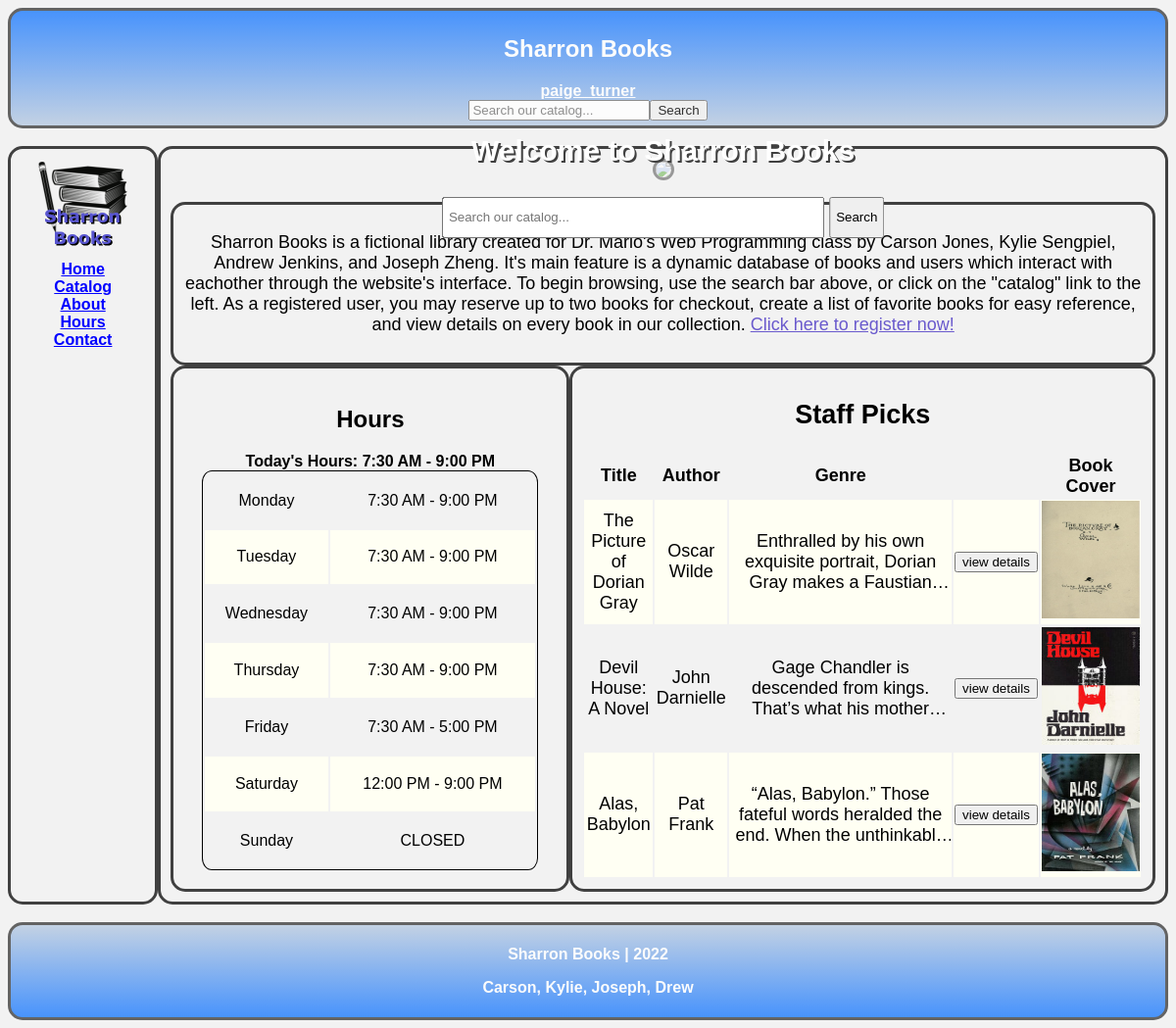
Page / (signed in) on the committed database.
### tables this page shows
CREATE TABLE `books` (
  `Title` varchar(255) NOT NULL,
  `Author` varchar(255) NOT NULL,
  `Publisher` varchar(255) NOT NULL,
  `Genre` varchar(255) NOT NULL,
  `YearPubbed` int(4) NOT NULL,
  `Description` text DEFAULT NULL,
  `BookID` decimal(13,0) NOT NULL,
  `CheckedOut` tinyint(1) NOT NULL DEFAULT 0,
  `ImageLocation` varchar(255) DEFAULT NULL
);

### includes/create-books-display.php (the view, shortened to what this page needs)
<?php
    function create_books_display_short($db,$sql)
    {
        $result = mysqli_query($db, $sql);
        $resultCheck = mysqli_num_rows($result);
        if ($resultCheck > 0)
        {
            echo "<table class=\"results-table\">";
            echo "<th> Title </th>";
            echo "<th> Author </th>";
            echo "<th> Genre </th>";
            echo "<th>  </th>";
            echo "<th> Book Cover </th>";
            while ($row = mysqli_fetch_assoc($result))
            {
                echo "<tr>";
                echo "<td>";
                echo $row['Title'];
                echo "</td>";
                echo "<td>";
                echo $row['Author'];
                echo "</td>";
                echo "<td>";
                echo "<p class=\"shorter-book-description\">";
                echo $row['Description'];
                echo "</p>";
                echo "</td>";
                echo "<td>";
                echo "<form action=\"details.php\" method=\"GET\">";
                echo "<input type=\"submit\" value=\"view details\" name=\"details\">";
                echo "</form>";
                echo "</td>";
                echo "<td>";
                echo "<img ";
                echo "src=\"images/covers/" . $row['ImageLocation'] . "\"";
                echo "onerror=\"if (this.src != 'images/covers/none.jpg') this.src = 'images/covers/none.jpg';\" ";
                echo "alt=\"" . $row['ImageLocation'] . "\"";
                echo "width=\"100\"";
                echo "height=\"120\"";
                echo ">";
                echo "</td>";
            }
            echo "</table>";
        }
        else
        {
            echo "<h3 class = \"alert error\"> No results found for this query. </h3>";
        }
    }
?>

### css/main.css (style rules this page uses)
body { text-align: center; background-color: #F2F2F2; }
.shorter-book-description { overflow: hidden; display: -webkit-box; -webkit-line-clamp: 3; -webkit-box-orient: vertical; }
table tr:nth-child(even) { background-color: #fffff3; }

### rows in the picture
books: Title "The Picture of Dorian Gray", Author "Oscar Wilde", Description "Enthralled by his own exquisite portrait, Dorian Gray makes a…", ImageLocation (picture)
books: Title "Devil House: A Novel", Author "John Darnielle", Description "Gage Chandler is descended from kings. That’s what his…", ImageLocation (picture)
books: Title "Alas, Babylon", Author "Pat Frank", Description "“Alas, Babylon.” Those fateful words heralded the end. When the…", ImageLocation (picture)

### other values in the picture
$_SESSION['login_username'] "paige_turner"
